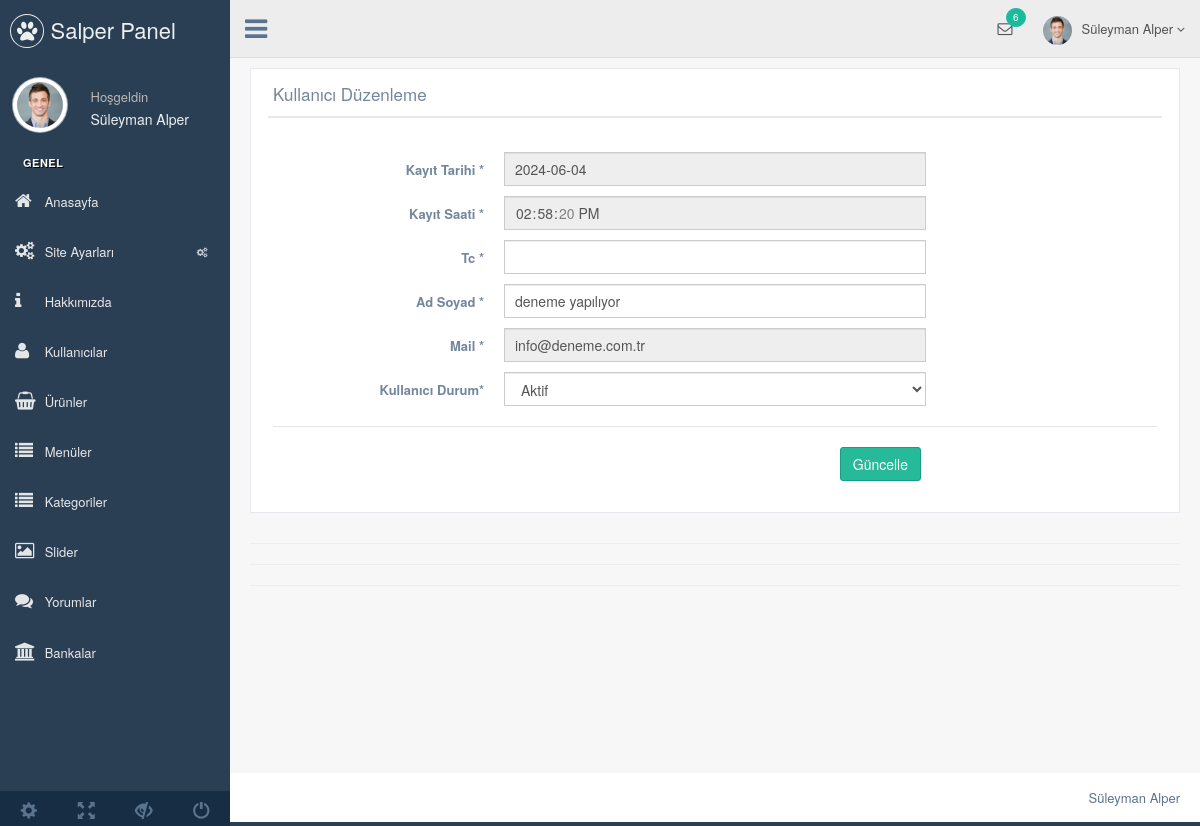
Page /eticaret/nedmin/production/kullanici-duzenle.php?kullanici_id=4 (signed in) on the committed database.
### tables this page shows
CREATE TABLE `kullanici` (
  `kullanici_id` int(11) NOT NULL,
  `kullanici_zaman` datetime NOT NULL DEFAULT current_timestamp(),
  `kullanici_resim` varchar(250) NOT NULL,
  `kullanici_tc` varchar(50) NOT NULL,
  `kullanici_ad` varchar(50) NOT NULL,
  `kullanici_mail` varchar(100) NOT NULL,
  `kullanici_gsm` varchar(50) NOT NULL,
  `kullanici_password` varchar(50) NOT NULL,
  `kullanici_adsoyad` varchar(50) NOT NULL,
  `kullanici_adres` varchar(250) NOT NULL,
  `kullanici_il` varchar(100) NOT NULL,
  `kullanici_ilce` varchar(100) NOT NULL,
  `kullanici_unvan` varchar(100) NOT NULL,
  `kullanici_yetki` varchar(50) NOT NULL,
  `kullanici_durum` int(1) NOT NULL DEFAULT 1
);

### eticaret/nedmin/production/kullanici-duzenle.php (the view, shortened to what this page needs)
<?php
include 'header.php';
$kullanicisor = $db->prepare("SELECT * FROM kullanici where kullanici_id=:id");
$kullanicisor->execute(array(
  'id' => $_GET['kullanici_id']
));
$kullanicicek = $kullanicisor->fetch(PDO::FETCH_ASSOC);
?>
<div class="right_col" role="main">
  <div class="">
    <div class="row">
      <div class="col-md-12 col-sm-12 col-xs-12">
        <div class="x_panel">
          <div class="x_title">
            <h2>Kullanıcı Düzenleme </h2>
            <div class="clearfix"></div>
          </div>
          <div class="x_content">
            <br />
            <form action="../netting/islem.php" method="POST" id="demo-form2" data-parsley-validate class="form-horizontal form-label-left">
              <?php
              $zaman = explode(" ", $kullanicicek['kullanici_zaman']);
              ?>
              <div class="form-group">
                <label class="control-label col-md-3 col-sm-3 col-xs-12" for="first-name">Kayıt Tarihi <span class="required">*</span>
                </label>
                <div class="col-md-6 col-sm-6 col-xs-12">
                  <input type="" id="first-name" name="kullanici_tc" disabled="" value="<?php echo $zaman[0]; ?>" required="required" class="form-control col-md-7 col-xs-12">
                </div>
              </div>
              <div class="form-group">
                <label class="control-label col-md-3 col-sm-3 col-xs-12" for="first-name">Kayıt Saati <span class="required">*</span>
                </label>
                <div class="col-md-6 col-sm-6 col-xs-12">
                  <input type="time" id="first-name" name="kullanici_tc" disabled="" value="<?php echo $zaman[1]; ?>" required="required" class="form-control col-md-7 col-xs-12">
                </div>
              </div>
              <div class="form-group">
                <label class="control-label col-md-3 col-sm-3 col-xs-12" for="first-name">Tc <span class="required">*</span>
                </label>
                <div class="col-md-6 col-sm-6 col-xs-12">
                  <input type="text" id="first-name" name="kullanici_tc" value="<?php echo $kullanicicek['kullanici_tc'] ?>" required="required" class="form-control col-md-7 col-xs-12">
                </div>
              </div>
              <div class="form-group">
                <label class="control-label col-md-3 col-sm-3 col-xs-12" for="first-name">Ad Soyad <span class="required">*</span>
                </label>
                <div class="col-md-6 col-sm-6 col-xs-12">
                  <input type="text" id="first-name" name="kullanici_adsoyad" value="<?php echo $kullanicicek['kullanici_adsoyad'] ?>" required="required" class="form-control col-md-7 col-xs-12">
                </div>
              </div>
              <div class="form-group">
                <label class="control-label col-md-3 col-sm-3 col-xs-12" for="first-name">Mail <span class="required">*</span>
                </label>
                <div class="col-md-6 col-sm-6 col-xs-12">
                  <input type="text" id="first-name" name="kullanici_mail" disabled="" value="<?php echo $kullanicicek['kullanici_mail'] ?>" required="required" class="form-control col-md-7 col-xs-12">
                </div>
              </div>
              <div class="form-group">
                <label class="control-label col-md-3 col-sm-3 col-xs-12" for="first-name">Kullanıcı Durum<span class="required">*</span>
                </label>
                <div class="col-md-6 col-sm-6 col-xs-12">
                  <select id="heard" class="form-control" name="kullanici_durum" required>
                    <option value="1" <?php echo $kullanicicek['kullanici_durum'] == '1' ? 'selected=""' : ''; ?>>Aktif</option>
                  </select>
                </div>
              </div>
              <div class="ln_solid"></div>
              <div class="form-group">
                <div align="right" class="col-md-6 col-sm-6 col-xs-12 col-md-offset-3">
                  <button type="submit" name="kullaniciduzenle" class="btn btn-success">Güncelle</button>
                </div>
              </div>
            </form>
          </div>
        </div>
      </div>
    </div>
    <hr>
    <hr>
    <hr>
  </div>
</div>
<?php include 'footer.php'; ?>

### eticaret/nedmin/production/header.php (shortened to what this page needs)
<?php
include '../netting/baglan.php';
$kullanicisor=$db->prepare("SELECT * FROM kullanici where kullanici_mail=:mail");
$kullanicisor->execute(array(
  'mail' => $_SESSION['kullanici_mail']
  ));
$kullanicicek=$kullanicisor->fetch(PDO::FETCH_ASSOC);
?>
<!DOCTYPE html>
<html lang="en">
<head>
  <link href="../vendors/bootstrap/dist/css/bootstrap.min.css" rel="stylesheet">
  <link href="../vendors/font-awesome/css/font-awesome.min.css" rel="stylesheet">
  <link href="../vendors/nprogress/nprogress.css" rel="stylesheet">
  <link href="../vendors/iCheck/skins/flat/green.css" rel="stylesheet">
  <link href="../vendors/datatables.net-bs/css/dataTables.bootstrap.min.css" rel="stylesheet">
  <link href="../vendors/datatables.net-buttons-bs/css/buttons.bootstrap.min.css" rel="stylesheet">
  <link href="../vendors/datatables.net-fixedheader-bs/css/fixedHeader.bootstrap.min.css" rel="stylesheet">
  <link href="../vendors/datatables.net-responsive-bs/css/responsive.bootstrap.min.css" rel="stylesheet">
  <link href="../vendors/datatables.net-scroller-bs/css/scroller.bootstrap.min.css" rel="stylesheet">
  <link href="../vendors/dropzone/dist/min/dropzone.min.css" rel="stylesheet">
  <link href="../build/css/custom.min.css" rel="stylesheet">
</head>
<body class="nav-md">
  <div class="container body">
    <div class="main_container">
      <div class="col-md-3 left_col">
        <div class="left_col scroll-view">
          <div class="navbar nav_title" style="border: 0;">
            <a href="index.php" class="site_title"><i class="fa fa-paw"></i> <span>Salper Panel</span></a>
          </div>
          <div class="profile clearfix">
            <div class="profile_pic">
              <img src="images/img.jpg" alt="..." class="img-circle profile_img">
            </div>
            <div class="profile_info">
              <span>Hoşgeldin</span>
              <h2><?php echo $kullanicicek['kullanici_adsoyad'] ?></h2>
            </div>
          </div>
          <br />
          <div id="sidebar-menu" class="main_menu_side hidden-print main_menu">
            <div class="menu_section">
              <h3>Genel</h3>
              <ul class="nav side-menu">
                <li><a href="index.php"><i class="fa fa-home"></i> Anasayfa </a></li>
                <li><a><i class="fa fa-cogs"></i> Site Ayarları <span class="fa fa-cogs"></span></a>
             </li>
             <li><a href="hakkimizda.php"><i class="fa fa-info"></i> Hakkımızda </a></li>
             <li><a href="kullanici.php"><i class="fa fa-user"></i> Kullanıcılar </a></li>
             <li><a href="urun.php"><i class="fa fa-shopping-basket"></i> Ürünler </a></li>
             <li><a href="menu.php"><i class="fa fa-list"></i> Menüler </a></li>
             <li><a href="kategori.php"><i class="fa fa-list"></i> Kategoriler </a></li>
             <li><a href="slider.php"><i class="fa fa-image"></i> Slider </a></li>
             <li><a href="yorum.php"><i class="fa fa-comments"></i> Yorumlar </a></li>
             <li><a href="banka.php"><i class="fa fa-bank"></i> Bankalar </a></li>
           </ul>
         </div>
       </div>
       <div class="sidebar-footer hidden-small">
        <a data-toggle="tooltip" data-placement="top" title="Settings">
          <span class="glyphicon glyphicon-cog" aria-hidden="true"></span>
        </a>
        <a data-toggle="tooltip" data-placement="top" title="FullScreen">
          <span class="glyphicon glyphicon-fullscreen" aria-hidden="true"></span>
        </a>
        <a data-toggle="tooltip" data-placement="top" title="Lock">
          <span class="glyphicon glyphicon-eye-close" aria-hidden="true"></span>
        </a>
        <a data-toggle="tooltip" data-placement="top" title="Logout">
          <span class="glyphicon glyphicon-off" aria-hidden="true"></span>
        </a>
      </div>
    </div>
  </div>
  <div class="top_nav">
    <div class="nav_menu">
      <nav>
        <div class="nav toggle">
          <a id="menu_toggle"><i class="fa fa-bars"></i></a>
        </div>
        <ul class="nav navbar-nav navbar-right">
          <li class="">
            <a href="javascript:;" class="user-profile dropdown-toggle" data-toggle="dropdown" aria-expanded="false">
              <img src="images/img.jpg" alt=""><?php echo $kullanicicek['kullanici_adsoyad'] ?>
              <span class=" fa fa-angle-down"></span>
            </a>
          </li>
          <li role="presentation" class="dropdown">
            <a href="javascript:;" class="dropdown-toggle info-number" data-toggle="dropdown" aria-expanded="false">
              <i class="fa fa-envelope-o"></i>
              <span class="badge bg-green">6</span>
            </a>
          </li>
        </ul>
      </nav>
    </div>
  </div>

### rows in the picture
kullanici: kullanici_adsoyad "Süleyman Alper"
kullanici: kullanici_tc "2024-06-04", kullanici_tc "14:58:20", kullanici_adsoyad "deneme yapılıyor", kullanici_mail "info@deneme.com.tr", kullanici_durum "Aktif"
